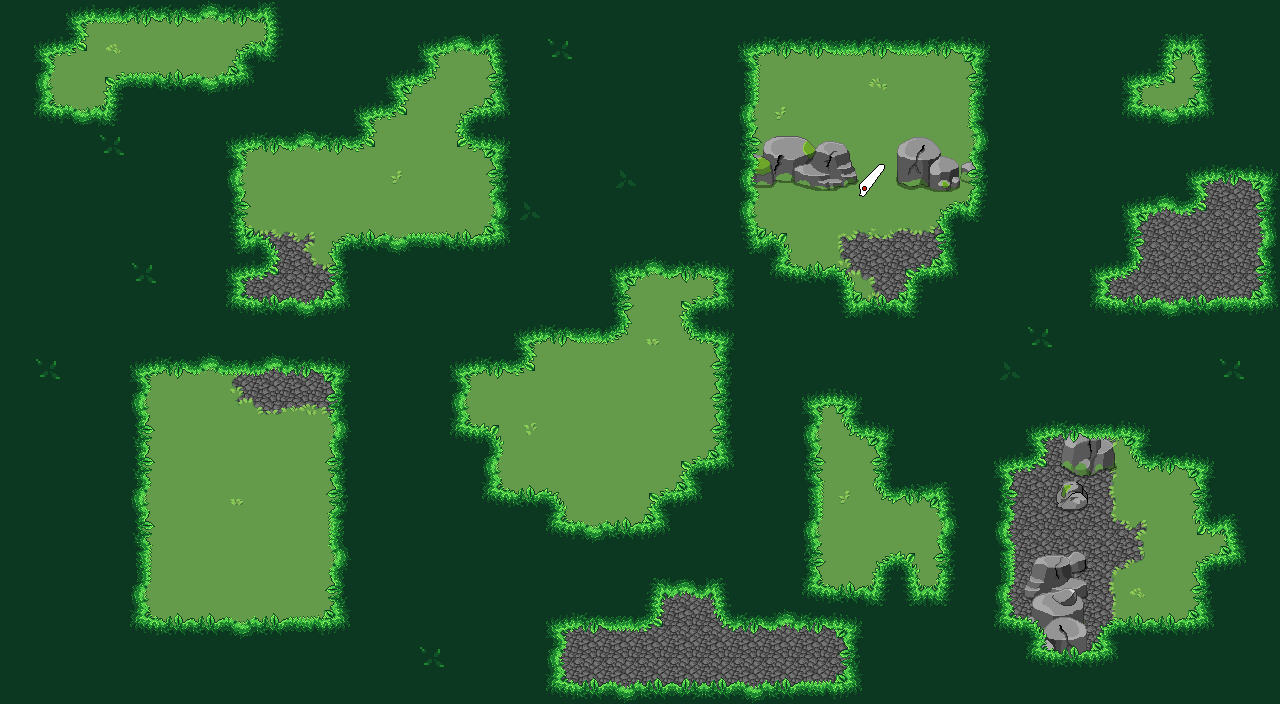

A level layout from a 2D game, rendered from its tile map. Below: a short description, then the map file with tile-grid data replaced by summaries:
An orthogonal 40x22 tile map with 32x32 px tiles, 5 tile layers (tiles, tilesover, elements, over, ...), 4 tilesets and 82 objects.

<map version="1.4" tiledversion="1.4.2" orientation="orthogonal" renderorder="right-down" width="40" height="22" tilewidth="32" tileheight="32" infinite="0" nextlayerid="17" nextobjectid="258">
 <editorsettings>
  <export target="level5.lua" format="lua" />
 </editorsettings>
 <tileset firstgid="1" name="[M]Forest" tilewidth="32" tileheight="32" tilecount="15" columns="5">
  <image source="assets/[M]Forest.png" width="160" height="96" />
 </tileset>
 <tileset firstgid="16" name="[M]Grass" tilewidth="32" tileheight="32" tilecount="72" columns="9">
  <image source="assets/[M]Grass.png" width="288" height="256" />
  <tile id="15" probability="30" />
 </tileset>
 <tileset firstgid="88" name="[M]Various" tilewidth="32" tileheight="32" tilecount="40" columns="10">
  <image source="assets/[M]Various.png" width="320" height="128" />
 </tileset>
 <tileset firstgid="128" name="[M]Rocks" tilewidth="32" tileheight="32" tilecount="252" columns="14">
  <image source="assets/[M]Rocks.png" width="448" height="576" />
 </tileset>
 <layer id="1" name="tiles" width="40" height="22">
  <data>[880 cells, 880 non-empty, 1 distinct tile ids]</data>
 </layer>
 <layer id="12" name="tilesover" width="40" height="22">
  <data>[880 cells, 775 non-empty, 20 distinct tile ids]</data>
 </layer>
 <layer id="6" name="elements" width="40" height="22">
  <data>[880 cells, 19 non-empty, 17 distinct tile ids]</data>
 </layer>
 <layer id="15" name="over" width="40" height="22">
  <data>[880 cells, 20 non-empty, 18 distinct tile ids]</data>
 </layer>
 <layer id="14" name="forest" width="40" height="22">
  <data>[880 cells, 718 non-empty, 19 distinct tile ids]</data>
 </layer>
 <objectgroup id="13" name="level">
  <properties>
   <property name="direction" value="down" />
   <property name="goal" type="int" value="14" />
   <property name="length" type="int" value="5" />
   <property name="x" type="int" value="6" />
   <property name="y" type="int" value="1" />
  </properties>
 </objectgroup>
 <objectgroup id="3" name="walls" opacity="0.97">
  <object id="166" x="1056" y="544" width="32" height="32" />
  <object id="167" x="1056" y="576" width="32" height="32" />
  <object id="170" x="1056" y="448" width="32" height="32" />
  <object id="171" x="1056" y="480" width="32" height="32" />
  <object id="180" x="1056" y="608" width="32" height="32" />
  <object id="183" x="1056" y="416" width="32" height="32" />
  <object id="186" x="1056" y="384" width="32" height="32" />
  <object id="187" x="1088" y="384" width="32" height="32" />
  <object id="188" x="1120" y="384" width="32" height="32" />
  <object id="189" x="1152" y="384" width="32" height="32" />
  <object id="190" x="1184" y="384" width="32" height="32" />
  <object id="191" x="1216" y="384" width="32" height="32" />
  <object id="192" x="1248" y="384" width="32" height="32" />
  <object id="193" x="1248" y="416" width="32" height="32" />
  <object id="194" x="1248" y="448" width="32" height="32" />
  <object id="195" x="1248" y="480" width="32" height="32" />
  <object id="196" x="1248" y="512" width="32" height="32" />
  <object id="197" x="1248" y="544" width="32" height="32" />
  <object id="198" x="1248" y="576" width="32" height="32" />
  <object id="199" x="1248" y="608" width="32" height="32" />
  <object id="200" x="1248" y="640" width="32" height="32" />
  <object id="201" x="1248" y="672" width="32" height="32" />
  <object id="202" x="1216" y="672" width="32" height="32" />
  <object id="203" x="1184" y="672" width="32" height="32" />
  <object id="204" x="1152" y="672" width="32" height="32" />
  <object id="205" x="1120" y="672" width="32" height="32" />
  <object id="206" x="1088" y="672" width="32" height="32" />
  <object id="207" x="1056" y="672" width="32" height="32" />
  <object id="208" x="1056" y="640" width="32" height="32" />
  <object id="211" x="832" y="160" width="32" height="32" />
  <object id="212" x="800" y="160" width="32" height="32" />
  <object id="213" x="768" y="160" width="32" height="32" />
  <object id="214" x="736" y="160" width="32" height="32" />
  <object id="215" x="704" y="160" width="32" height="32" />
  <object id="216" x="672" y="160" width="32" height="32" />
  <object id="217" x="672" y="128" width="32" height="32" />
  <object id="218" x="672" y="32" width="32" height="32" />
  <object id="219" x="672" y="0" width="32" height="32" />
  <object id="220" x="704" y="0" width="32" height="32" />
  <object id="221" x="736" y="0" width="32" height="32" />
  <object id="222" x="768" y="0" width="32" height="32" />
  <object id="223" x="800" y="0" width="32" height="32" />
  <object id="224" x="832" y="0" width="32" height="32" />
  <object id="225" x="864" y="0" width="32" height="32" />
  <object id="226" x="896" y="0" width="32" height="32" />
  <object id="227" x="928" y="0" width="32" height="32" />
  <object id="228" x="960" y="0" width="32" height="32" />
  <object id="229" x="992" y="0" width="32" height="32" />
  <object id="230" x="1024" y="0" width="32" height="32" />
  <object id="231" x="1024" y="32" width="32" height="32" />
  <object id="232" x="1024" y="128" width="32" height="32" />
  <object id="233" x="1024" y="160" width="32" height="32" />
  <object id="234" x="992" y="160" width="32" height="32" />
  <object id="235" x="960" y="160" width="32" height="32" />
  <object id="236" x="928" y="160" width="32" height="32" />
  <object id="237" x="896" y="160" width="32" height="32" />
  <object id="238" x="672" y="64" width="32" height="32" />
  <object id="239" x="672" y="96" width="32" height="32" />
  <object id="240" x="1024" y="64" width="32" height="32" />
  <object id="241" x="1024" y="96" width="32" height="32" />
  <object id="253" x="1024" y="576" width="32" height="32" />
  <object id="254" x="1024" y="608" width="32" height="32" />
  <object id="255" x="1088" y="448" width="32" height="32" />
  <object id="256" x="1024" y="640" width="32" height="32" />
 </objectgroup>
 <objectgroup id="2" name="knots">
  <object id="156" x="576" y="384" width="32" height="32" />
  <object id="157" x="1152" y="544" width="32" height="32" />
  <object id="177" x="1152" y="512" width="32" height="32" />
  <object id="209" x="640" y="448" width="32" height="32" />
  <object id="242" x="800" y="96" width="32" height="32" />
  <object id="243" x="896" y="96" width="32" height="32" />
  <object id="247" x="640" y="384" width="32" height="32" />
  <object id="248" x="576" y="448" width="32" height="32" />
  <object id="250" x="1184" y="224" width="32" height="32" />
 </objectgroup>
 <objectgroup id="7" name="checkpoints">
  <object id="37" x="192" y="544" width="32" height="32" />
  <object id="41" x="192" y="416" width="32" height="32" />
  <object id="245" x="256" y="416" width="32" height="32" />
  <object id="246" x="256" y="544" width="32" height="32" />
 </objectgroup>
 <objectgroup id="8" name="scissors">
  <properties>
   <property name="Interval" type="int" value="3" />
  </properties>
  <object id="172" x="832" y="160" width="64" height="64" />
 </objectgroup>
 <objectgroup id="9" name="doors">
  <properties>
   <property name="Number" type="int" value="1" />
  </properties>
  <object id="176" x="1056" y="512" width="32" height="32">
   <properties>
    <property name="Color" value="Red" />
    <property name="Number" type="int" value="1" />
   </properties>
  </object>
 </objectgroup>
 <objectgroup id="16" name="secrets">
  <object id="257" x="1152" y="64" width="32" height="32" />
 </objectgroup>
 <objectgroup id="11" name="keys">
  <object id="178" x="288" y="160" width="32" height="32">
   <properties>
    <property name="Color" value="Red" />
    <property name="Door" type="int" value="1" />
   </properties>
  </object>
  <object id="179" x="416" y="192" width="32" height="32">
   <properties>
    <property name="Color" value="Red" />
    <property name="Door" type="int" value="1" />
   </properties>
  </object>
 </objectgroup>
</map>
